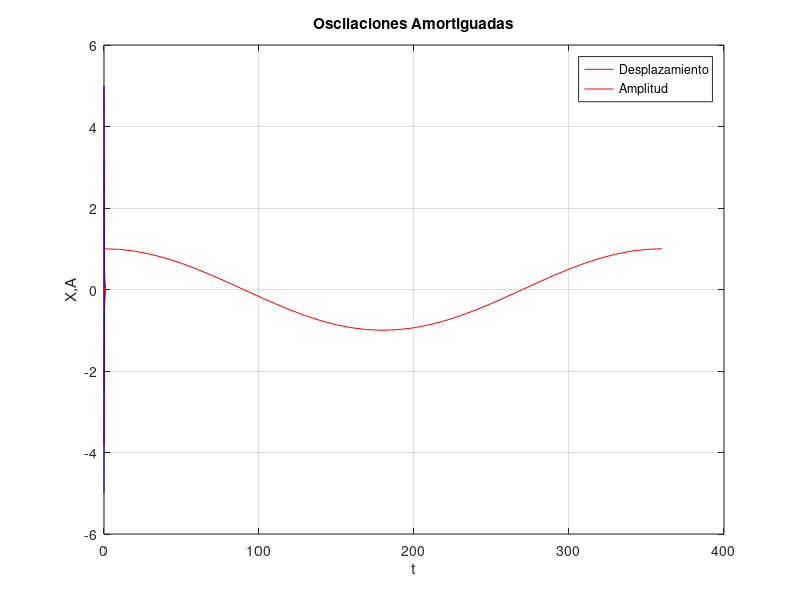

Source code (MATLAB):
%Ejemplos de gráficas en 2D
%% Ejemplo 1
clc 
clear
x = [0:10:80];
y = [0,0.38,0.71,0.92,1,0.92,0.71,0.38,0];
%****************************************************************
%plot(x,y);
%Forma más simple de generar una gráfica en 2D
%****************************************************************


%****************************************************************
plot(x,y,'-.bs','linewidth',2,'markersize',10,'markeredgecolor','g','markerfacecolor','r');
%<-.> representa el tipo de linea que tendrá la gráfica
%<b> representa el color de la gráfica (blue)
%<s> representa el simbolo o figurilla (marker) que tendrá cada punto de la gráfica
%<linewidth,2> representa el anchor de la línea (en este caso es 2)
%<markersize,10> representa el tamaño del marker
%<markeredgecolor,'g'> representa el color del marker (green)
%<markerfacecolor,'r'> representa el color de relleno del marker (red)
xlabel('t[s]');
ylabel('h[m]');
%Nombre de los ejes
title('Posición vs tiempo');
%Título de la gráfica
%****************************************************************

%% Ejemplo 2
clc 
clear
x = [0:10:360];
y = cosd(x);
plot(x,y,'r');  %El tercer parámetro cambia el color de la gráfica
grid on         %Activa la "rejilla" de la gráfica 
title('Gráfica del Coseno');
xlabel('x');
ylabel('y = cos(x)');

%% Ejemplo 3
% En este ejemplo se mostrará como gráficar 2 o más en una misma figura
clc
clear
t = linspace(0,0.7,100);
A = 5*exp(-7*t);
x = A.*sin(100*t+1.5);

hold on     %Las gráficas que se encuentren entre estos dos bloques (hold on y hold off)
    plot(t,x,'r');  %se van a mostrar en la misma figura 
    plot(t,A,'b');
    plot(t,-A,'b');
hold off
grid on
title('Oscilaciones Amortiguadas');
legend('Desplazamiento','Amplitud');
%<legend(arg1,...,argN)> Nos sirve para describir qué representa cada
%gráfica: Muestra un pequeño rectángulo en la grpafica en el que muestra 
%de qué es cada gráfica y para diferenciar las gráficas, se ve un pequeño
%segmento del tipo de linea de cada una de las gráficas
%NOTA: Es importante seguir el orden: El primero que se mostró con plot
%debe corresponder al primer argumento de <legend> y así sucesivamente :) 
xlabel('t');
ylabel('X,A');

disp('Hola');


